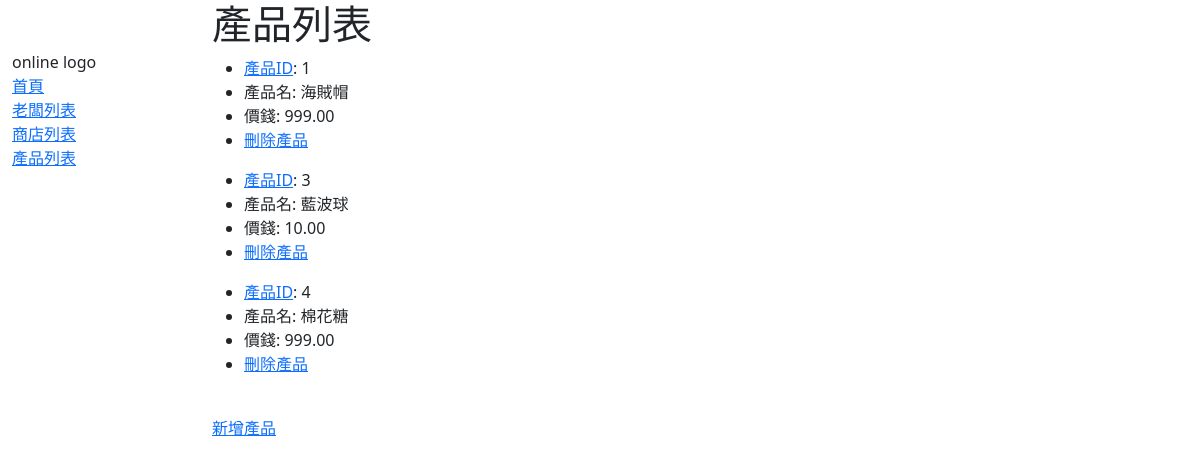
Page /online/products/ on the earlier database version.
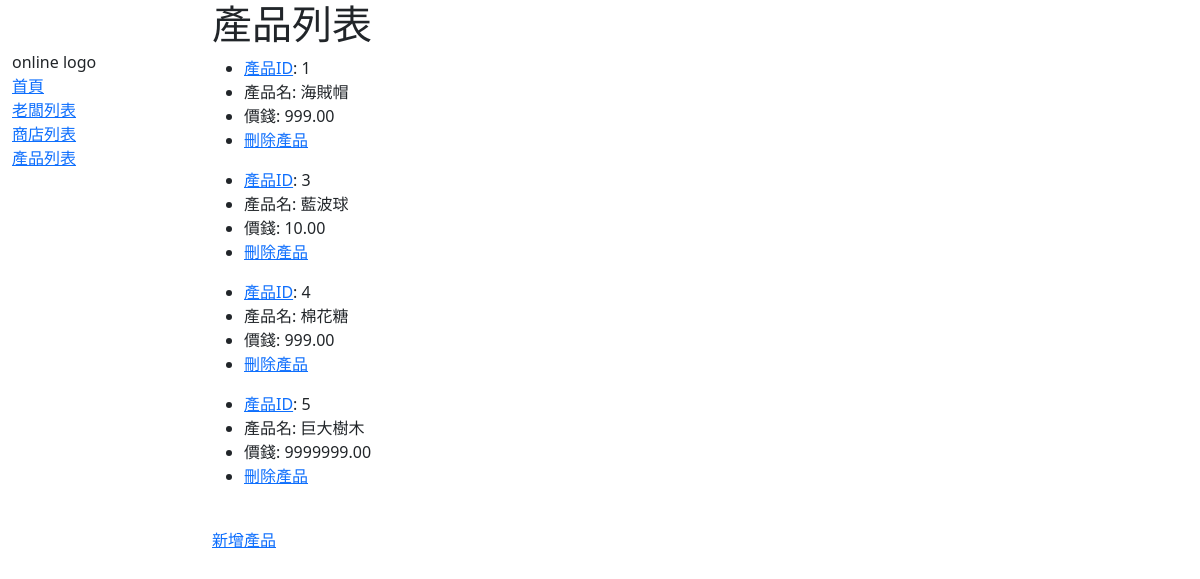
Same page on the later database version.
### online/models.py (models this page shows, shortened)
class Product(models.Model):
    title = models.CharField(max_length=100)
    price = models.DecimalField(max_digits=10, decimal_places=2)
    store = models.ManyToManyField(Store)
    def get_absolute_url(self):
        return reverse('product-detail', args=[str(self.id)])

### online/views.py (the view)
# urls.py: path("products/", views.ProductListView.as_view(), name='product-list'),
class ProductListView(generic.ListView):
    model = Product

### online/templates/online/product_list.html
{% extends 'sidebar.html' %}
{% block content %}
  <h1>產品列表</h1>
  {% for product in product_list %}
    <ul>
      <li>
        <a href="{{ product.get_absolute_url }}">產品ID</a>: {{ product.id }}
      </li>
      <li>產品名: {{ product.title }}</li>
      <li>價錢: {{ product.price }}</li>
      <li><a href="{% url 'product-delete' product.id %}">刪除產品</a></li>
    </ul>
  {% endfor %}
  <br>
  <a href="{% url 'product-create' %}">新增產品</a>
{% endblock %}

Differences in the rows shown:
added Product: id "5", title "巨大樹木", price "9999999.00"
